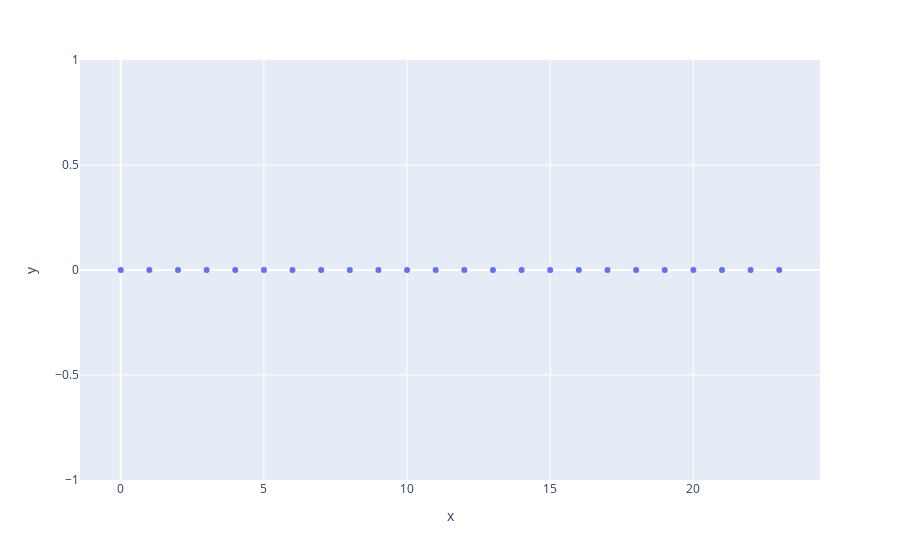

This figure's notebook cell:
### Code cell
fig = px.scatter(x=df.index,y=df['min'])
fig.show()

### Figure 1 — Plotly figure (JSON) as saved in the notebook; plotly's stock layout.template omitted (floating-point values rounded to 4 significant figures)
{"data": [{"hovertemplate": "x=%{x}<br>y=%{y}<extra></extra>", "legendgroup": "", "marker": {"color": "#636efa", "symbol": "circle"}, "mode": "markers", "name": "", "orientation": "v", "showlegend": false, "type": "scatter", "x": [0, 1, 2, 3, 4, 5, 6, 7, 8, 9, 10, 11, 12, 13, 14, 15, 16, 17, 18, 19, 20, 21, 22, 23], "xaxis": "x", "y": [0, 0, 0, 0, 0, 0, 0, 0, 0, 0, 0, 0, 0, 0, 0, 0, 0, 0, 0, 0, 0, 0, 0, 0], "yaxis": "y"}], "layout": {"legend": {"tracegroupgap": 0}, "margin": {"t": 60}, "xaxis": {"anchor": "y", "domain": [0, 1], "title": {"text": "x"}}, "yaxis": {"anchor": "x", "domain": [0, 1], "title": {"text": "y"}}}}
